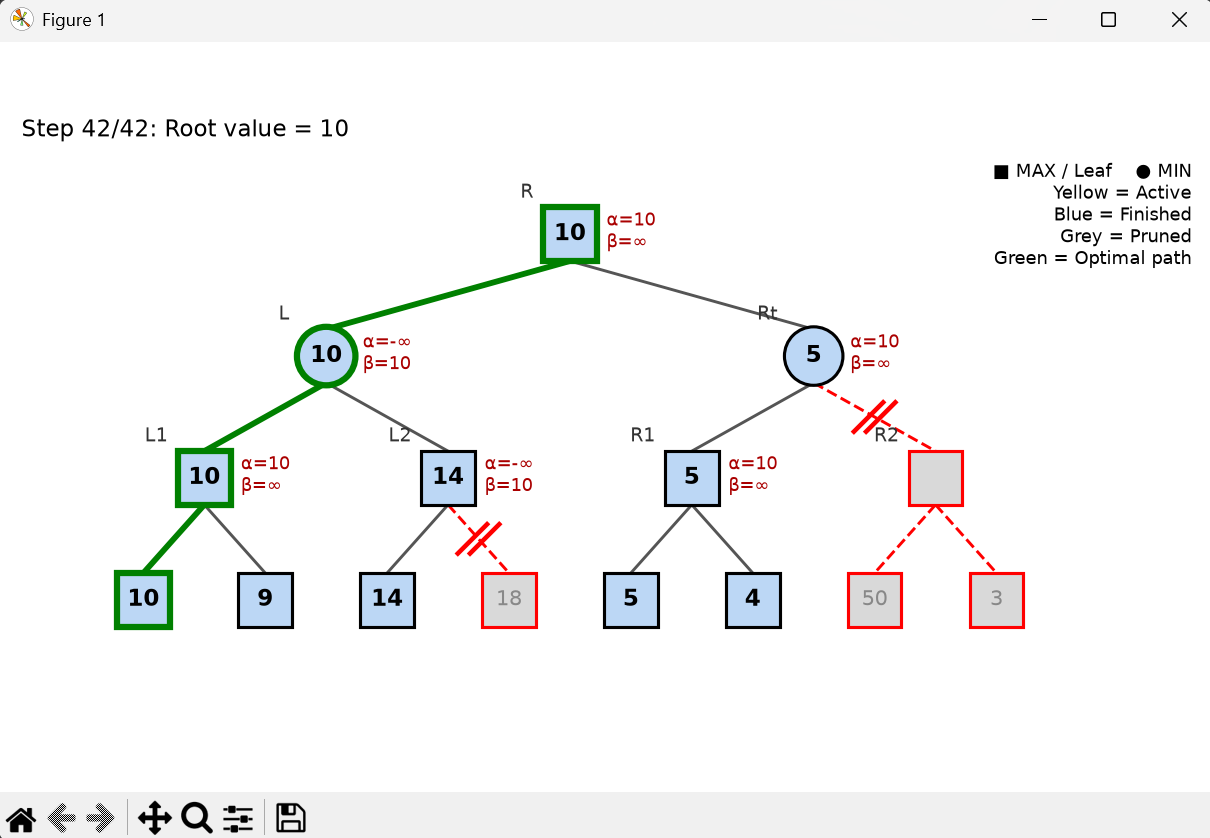

Recreate this plot in Python.

import math
import copy
import ast
import matplotlib.pyplot as plt
from matplotlib.patches import Rectangle, Circle

INF = math.inf

def fmt(x):
    if x == -INF:
        return "-∞"
    if x == INF:
        return "∞"
    return str(int(x)) if float(x).is_integer() else f"{x:g}"


# ---------------- NODE CLASS ----------------

class Node:
    def __init__(self, name=None, is_max=True, leaf=None):
        self.name = name
        self.is_max = is_max
        self.leaf = leaf
        self.children = []
        self.x = 0
        self.y = 0
        self.id = None

    @property
    def is_leaf(self):
        return self.leaf is not None


# ---------------- BUILD TREE ----------------

def build(obj, name, is_max):

    if isinstance(obj, (int, float)):
        return Node(name, is_max, leaf=obj)

    node = Node(name, is_max)

    if isinstance(obj, dict):
        node.children = [
            build(v, k, not is_max)
            for k, v in obj.items()
        ]

    elif isinstance(obj, (list, tuple)):
        node.children = [
            build(c, None, not is_max)
            for c in obj
        ]

    else:
        raise ValueError(f"Unsupported node: {obj!r}")

    return node


def parse(tree, root_type="MAX"):

    is_max = root_type.upper() == "MAX"

    if (
        isinstance(tree, dict)
        and len(tree) == 1
        and isinstance(list(tree.values())[0], (dict, list))
    ):
        (name, value), = tree.items()
        root = build(value, name, is_max)
    else:
        root = build(tree, None, is_max)

    nodes = []
    leaves = [0]

    def layout(node, depth):

        node.id = len(nodes)
        nodes.append(node)
        node.y = -depth

        for child in node.children:
            layout(child, depth + 1)

        if node.is_leaf:
            node.x = leaves[0]
            leaves[0] += 1
        else:
            node.x = sum(c.x for c in node.children) / len(node.children)

    layout(root, 0)

    return root, nodes


# ---------------- ALPHA BETA ALGORITHM ----------------

def alpha_beta(root, nodes):

    state = {
        n.id: {
            "status": "unvisited",
            "value": None,
            "alpha": None,
            "beta": None,
            "cut": []
        }
        for n in nodes
    }

    snapshots = []
    log = []

    def label(n):
        if n.name:
            return n.name

        if n.is_leaf:
            return f"leaf {fmt(n.leaf)}"

        return f"{'MAX' if n.is_max else 'MIN'}#{n.id}"

    def snap(message, active=None):
        snapshots.append((message, copy.deepcopy(state), active))
        log.append(message)

    def mark_pruned(node):

        state[node.id]["status"] = "pruned"

        for child in node.children:
            mark_pruned(child)

    def search(node, alpha, beta):

        s = state[node.id]

        s.update(
            status="active",
            alpha=alpha,
            beta=beta
        )

        snap(
            f"Visit {label(node)} (α={fmt(alpha)}, β={fmt(beta)})",
            node.id
        )

        if node.is_leaf:

            s.update(
                status="done",
                value=node.leaf
            )

            snap(
                f"{label(node)} is terminal → value {fmt(node.leaf)}",
                node.id
            )

            return node.leaf

        value = -INF if node.is_max else INF

        for i, child in enumerate(node.children):

            child_value = search(child, alpha, beta)

            if node.is_max:
                value = max(value, child_value)
            else:
                value = min(value, child_value)

            s["value"] = value

            snap(
                f"{label(node)}: child {label(child)} "
                f"returned {fmt(child_value)} → value={fmt(value)}",
                node.id
            )

            # MAX NODE
            if node.is_max:

                if value >= beta:

                    remaining = node.children[i + 1:]

                    for r in remaining:
                        mark_pruned(r)

                    s["cut"] = [r.id for r in remaining]

                    if remaining:
                        snap(
                            f"PRUNE under {label(node)}: "
                            f"{fmt(value)} >= β={fmt(beta)}",
                            node.id
                        )

                    break

                alpha = max(alpha, value)

            # MIN NODE
            else:

                if value <= alpha:

                    remaining = node.children[i + 1:]

                    for r in remaining:
                        mark_pruned(r)

                    s["cut"] = [r.id for r in remaining]

                    if remaining:
                        snap(
                            f"PRUNE under {label(node)}: "
                            f"{fmt(value)} <= α={fmt(alpha)}",
                            node.id
                        )

                    break

                beta = min(beta, value)

            s.update(
                alpha=alpha,
                beta=beta
            )

            snap(
                f"{label(node)}: α={fmt(alpha)}, β={fmt(beta)}",
                node.id
            )

        s.update(status="done", value=value)

        snap(
            f"{label(node)} returns {fmt(value)}",
            node.id
        )

        return value

    # Start search
    root_value = search(root, -INF, INF)

    # Find optimal path
    path = [root.id]
    node = root

    while not node.is_leaf:

        next_node = next(
            child for child in node.children
            if state[child.id]["status"] == "done"
            and state[child.id]["value"] == state[node.id]["value"]
        )

        path.append(next_node.id)
        node = next_node

    snap(f"Root value = {fmt(root_value)}", root.id)

    return root_value, path, snapshots, log, state


# ---------------- DRAW TREE ----------------

COLORS = {
    "unvisited": "#ffffff",
    "active": "#ffe45c",
    "done": "#bcd7f5",
    "pruned": "#d9d9d9"
}


def draw(nodes, snapshots, path, step):

    message, state, active = snapshots[step]

    final = step == len(snapshots) - 1

    xs = [n.x for n in nodes]
    ys = [n.y for n in nodes]

    width = max(8, (max(xs) - min(xs) + 2) * 0.9)
    height = max(5, (max(ys) - min(ys) - 1) * -1.9 + 2)

    fig, ax = plt.subplots(
        figsize=(min(width, 22), min(height, 12))
    )

    ax.set_aspect("equal")
    ax.axis("off")

    path_edges = set(zip(path, path[1:]))

    # Draw edges
    for node in nodes:

        for child in node.children:

            pruned = state[child.id]["status"] == "pruned"

            on_path = (
                final and
                (node.id, child.id) in path_edges
            )

            if pruned:
                color = "red"
            elif on_path:
                color = "green"
            else:
                color = "#555555"

            ax.plot(
                [node.x, child.x],
                [node.y - 0.22, child.y + 0.22],
                color=color,
                linewidth=2.8 if on_path else 1.4,
                linestyle="--" if pruned else "-",
                zorder=1
            )

            if (
                pruned
                and state[node.id]["cut"]
                and child.id == min(state[node.id]["cut"])
            ):
                mx = (node.x + child.x) / 2
                my = (node.y + child.y) / 2

                for dx in (-0.05, 0.05):
                    ax.plot(
                        [mx - 0.12 + dx, mx + 0.12 + dx],
                        [my - 0.12, my + 0.12],
                        color="red",
                        linewidth=2.2,
                        zorder=3
                    )

    # Draw nodes
    for node in nodes:

        s = state[node.id]

        face = COLORS[s["status"]]

        edge = (
            "green" if final and node.id in path
            else "red" if s["status"] == "pruned"
            else "black"
        )

        lw = 3 if final and node.id in path else 1.5

        if node.is_max or node.is_leaf:

            ax.add_patch(
                Rectangle(
                    (node.x - 0.22, node.y - 0.22),
                    0.44,
                    0.44,
                    facecolor=face,
                    edgecolor=edge,
                    linewidth=lw,
                    zorder=2
                )
            )

        else:

            ax.add_patch(
                Circle(
                    (node.x, node.y),
                    0.24,
                    facecolor=face,
                    edgecolor=edge,
                    linewidth=lw,
                    zorder=2
                )
            )

        if s["value"] is not None:

            ax.text(
                node.x,
                node.y,
                fmt(s["value"]),
                ha="center",
                va="center",
                fontsize=11,
                fontweight="bold",
                zorder=4
            )

        elif s["status"] == "pruned" and node.is_leaf:

            ax.text(
                node.x,
                node.y,
                fmt(node.leaf),
                ha="center",
                va="center",
                fontsize=10,
                color="#888888",
                zorder=4
            )

        if node.name and not node.is_leaf:

            ax.text(
                node.x - 0.3,
                node.y + 0.3,
                node.name,
                fontsize=9,
                color="#333333",
                ha="right"
            )

        if not node.is_leaf and s["alpha"] is not None:

            ax.text(
                node.x + 0.3,
                node.y + 0.02,
                f"α={fmt(s['alpha'])}\nβ={fmt(s['beta'])}",
                fontsize=8.5,
                color="#aa0000",
                va="center",
                ha="left",
                zorder=4,
                bbox=dict(
                    facecolor="white",
                    edgecolor="none",
                    alpha=0.7,
                    pad=0.5
                )
            )

    ax.set_xlim(min(xs) - 1, max(xs) + 1.6)
    ax.set_ylim(min(ys) - 0.7, max(ys) + 0.7)

    ax.set_title(
        f"Step {step}/{len(snapshots)-1}: {message}",
        fontsize=11,
        loc="left"
    )

    ax.text(
        max(xs) + 1.6,
        max(ys) + 0.6,
        "■ MAX / Leaf    ● MIN\n"
        "Yellow = Active\n"
        "Blue = Finished\n"
        "Grey = Pruned\n"
        "Green = Optimal path",
        fontsize=8.5,
        va="top",
        ha="right"
    )

    plt.tight_layout()
    plt.show()


# ---------------- SOLVE FUNCTION ----------------

def solve(tree, root_type="MAX", interactive=True):

    root, nodes = parse(tree, root_type)

    value, path, snapshots, log, state = alpha_beta(
        root, nodes
    )

    last = len(snapshots) - 1

    pruned = [
        n for n in nodes
        if state[n.id]["status"] == "pruned"
        and not any(
            state[p.id]["status"] == "pruned"
            and n in p.children
            for p in nodes
        )
    ]

    def node_name(i):

        n = nodes[i]

        if n.name:
            return n.name

        if n.is_leaf:
            return fmt(n.leaf)

        return f"{'MAX' if n.is_max else 'MIN'}#{i}"

    print("\nROOT VALUE:", fmt(value))

    print(
        "OPTIMAL PATH:",
        " → ".join(node_name(i) for i in path)
    )

    print(
        "PRUNED SUBTREES:",
        ", ".join(node_name(n.id) for n in pruned)
        or "None"
    )

    evaluated = sum(
        1 for n in nodes
        if n.is_leaf and state[n.id]["status"] == "done"
    )

    total = sum(1 for n in nodes if n.is_leaf)

    print(f"LEAVES EVALUATED: {evaluated} / {total}")

    draw(nodes, snapshots, path, last)

    # Interactive step slider
    if interactive:

        try:
            import ipywidgets as widgets

            widgets.interact(
                lambda step: draw(
                    nodes, snapshots, path, step
                ),
                step=widgets.IntSlider(
                    value=0,
                    min=0,
                    max=last,
                    step=1,
                    description="Step",
                    layout=widgets.Layout(width="80%")
                )
            )

        except ImportError:
            print("Install ipywidgets for step-by-step visualization.")

    return value, path, log


# ---------------- USER INPUT ----------------

def build_uniform(branching, leaves):

    it = iter(leaves)

    def rec(depth):

        if depth == len(branching):
            return next(it)

        return [
            rec(depth + 1)
            for _ in range(branching[depth])
        ]

    return rec(0)


print("INPUT FORMATS:")
print("1. Nested list")
print("2. Branching factor + leaf values")
print("3. Named dictionary")

choice = input("Choose format [1/2/3] (default 1): ").strip() or "1"

if choice == "2":

    branching = [
        int(x)
        for x in input(
            "Branching factor per level: "
        ).split()
    ]

    leaves = [
        float(x) if "." in x else int(x)
        for x in input(
            "Leaf values left to right: "
        ).split()
    ]

    tree = build_uniform(branching, leaves)

else:

    tree = ast.literal_eval(
        input("Enter tree: ")
    )

root_type = (
    input("Root type MAX/MIN (default MAX): ")
    .strip()
    .upper() or "MAX"
)

solve(tree, root_type)
